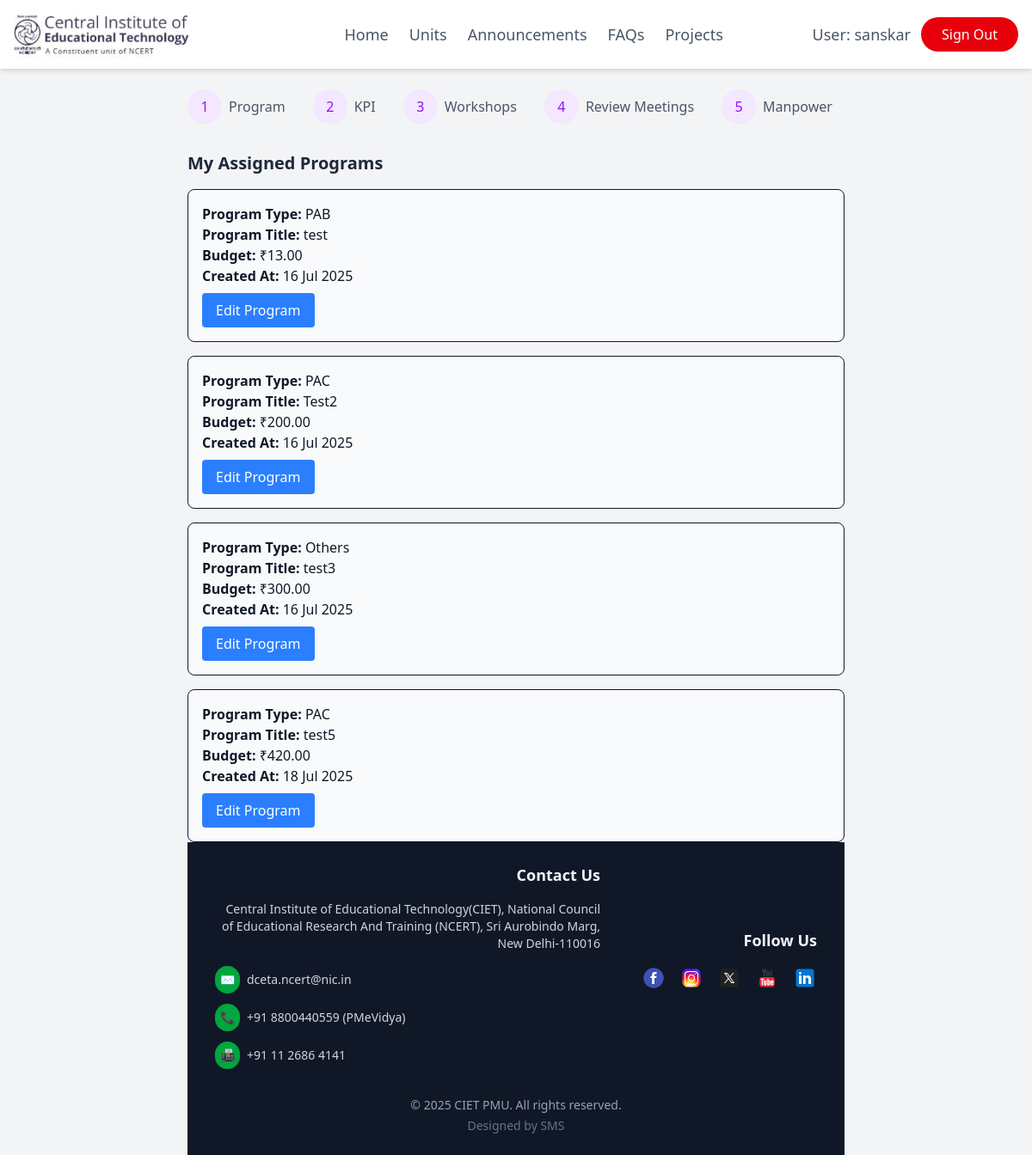
Screenshot of /user_dashboard/ (signed in) with the database file from the repository.
### admin_dashboard/models.py (models this page shows)
class User(models.Model):
    username = models.TextField(unique=True)
    password = models.TextField()
    role = models.TextField(blank=True, null=True)
    name = models.TextField()
    email = models.TextField(unique=True)
    class Meta:
        managed = False
        db_table = 'User'

class Program(models.Model):
    type = models.TextField(blank=True, null=True)
    title = models.TextField()
    coordinator = models.ForeignKey('User', models.DO_NOTHING)
    annual_budget = models.ForeignKey(Annualbudget, models.DO_NOTHING)
    created_at = models.DateTimeField(default=timezone.now)
    updated_at = models.DateTimeField(default=timezone.now)
    program_budget = models.DecimalField(decimal_places=2, max_digits=12)
    program_sub_type = models.TextField()
    class Meta:
        managed = False
        db_table = 'Program'

### user_dashboard/views.py (the view)
# urls.py: path('', include('user_dashboard.urls')),
def user_dashboard(request):
    user_id = request.session.get('user_id')
    if not user_id:
        return redirect('login')
    user = get_object_or_404(User, pk=user_id)
    programs = Program.objects.filter(coordinator_id=user.id)
    return render(request, 'user_dashboard/user_dashboard.html', {
        'user': user,
        'programs': programs
    })

### user_dashboard/templates/user_dashboard/user_dashboard.html (shortened to what this page needs)
{% extends "layout.html" %}
{% load static %}
{% block content %}
{% include "partials/navbar.html" %}
<div class="flex h-screen">
  <div class="max-w-4xl mx-auto p-6">
    <div class="flex justify-between items-center mb-8">
      <div class="flex items-center space-x-4">
        <div class="flex items-center">
          <div
            class="w-10 h-10 bg-purple-100 rounded-full flex items-center justify-center text-purple-600"
          >
            1
          </div>
          <span class="ml-2 text-gray-600">Program</span>
        </div>
        <div class="flex items-center">
          <div
            class="w-10 h-10 bg-purple-100 rounded-full flex items-center justify-center text-purple-600"
          >
            2
          </div>
          <span class="ml-2 text-gray-600">KPI</span>
        </div>
        <div class="flex items-center">
          <div
            class="w-10 h-10 bg-purple-100 rounded-full flex items-center justify-center text-purple-600"
          >
            3
          </div>
          <span class="ml-2 text-gray-600">Workshops</span>
        </div>
        <div class="flex items-center">
          <div
            class="w-10 h-10 bg-purple-100 rounded-full flex items-center justify-center text-purple-600"
          >
            4
          </div>
          <span class="ml-2 text-gray-600">Review Meetings</span>
        </div>
        <div class="flex items-center">
          <div
            class="w-10 h-10 bg-purple-100 rounded-full flex items-center justify-center text-purple-600"
          >
            5
          </div>
          <span class="ml-2 text-gray-600">Manpower</span>
        </div>
      </div>
    </div>
    <h2 class="text-xl font-semibold text-gray-800 mb-4">
      My Assigned Programs
    </h2>
    {% if programs %}
    <div class="space-y-4">
      {% for program in programs %}
      <div class="p-4 border rounded-lg bg-gray-50">
        <p><strong>Program Type:</strong> {{ program.type }}</p>
        <p><strong>Program Title:</strong> {{ program.title }}</p>
        <p><strong>Budget:</strong> ₹{{ program.program_budget }}</p>
        <p><strong>Created At:</strong> {{ program.created_at|date:"d M Y" }}</p>
        <a href="{% url 'edit_program' program.id %}"><button class="mt-2 px-4 py-2 bg-blue-500 text-white rounded hover:bg-blue-600">Edit Program</button></a>
      </div>
      {% endfor %}
    </div>
    {% else %}
    <p class="text-gray-500">No programs assigned to you yet.</p>
    {% endif %}
{% endblock %}

### templates/partials/navbar.html (shortened to what this page needs)
{% load static %}
<nav class="flex items-center justify-between px-4 py-3 bg-white shadow-md sticky top-0 z-50">
    <div class="flex items-center space-x-3">
        <a href="/"><img src="{% static 'images/home_page_images/ciet-full-logo.jpg' %}" alt="CIET PMU Logo" class="h-12 md:h-14 transition-transform duration-300 hover:scale-110"></a>
    </div>
    <div class="hidden md:flex space-x-6">
        <a href="/" class="text-gray-600 text-lg font-medium hover:text-indigo-600 transition-colors duration-300">Home</a>
        <a href="#units" class="text-gray-600 text-lg font-medium hover:text-indigo-600 transition-colors duration-300">Units</a>
        <a href="#" class="text-gray-600 text-lg font-medium hover:text-indigo-600 transition-colors duration-300">Announcements</a>
        <a href="#faqs" class="text-gray-600 text-lg font-medium hover:text-indigo-600 transition-colors duration-300">FAQs</a>
        <a href="{% url "user_dashboard" %}" class="text-gray-600 text-lg font-medium hover:text-indigo-600 transition-colors duration-300">Projects</a>
    </div>
    <div class="flex items-center space-x-3">
        <span class="text-gray-600 text-sm md:text-lg font-medium">User: {{ request.session.username}}</span>
        {% if not request.session.username and request.path != '/admin_login/' %}
            <a href="{% url 'login' %}" class="text-white bg-indigo-600 hover:bg-indigo-700 px-4 py-1 md:px-6 md:py-2 rounded-full font-medium text-sm md:text-base transition-all duration-300 transform hover:scale-105">Login</a>
        {% elif request.path != '/admin_login/'%}
            <a href="{% url 'logout' %}" class="text-white bg-red-600 hover:bg-red-700 px-4 py-1 md:px-6 md:py-2 rounded-full font-medium text-sm md:text-base transition-all duration-300 transform hover:scale-105">Sign Out</a>
        {% endif %}
    </div>
</nav>

### rows the page displays
User: session.username "sanskar"
Program: type "PAB", title "test", program_budget "13.00", created_at "16 Jul 2025"
Program: type "PAC", title "Test2", program_budget "200.00", created_at "16 Jul 2025"
Program: type "Others", title "test3", program_budget "300.00", created_at "16 Jul 2025"
Program: type "PAC", title "test5", program_budget "420.00", created_at "18 Jul 2025"
